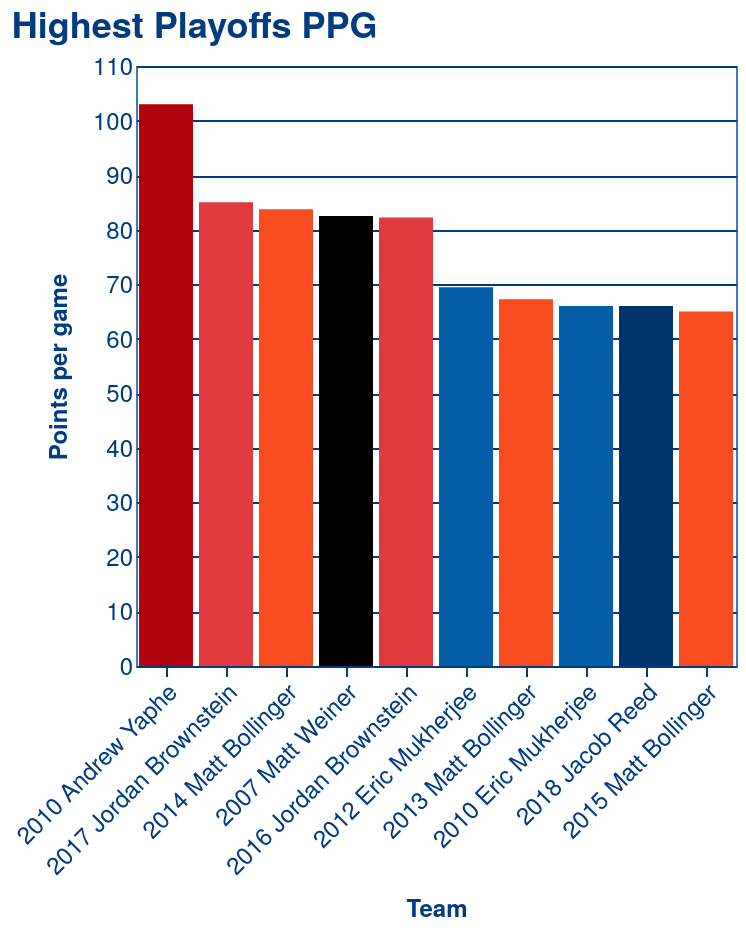

The Vega-Lite source for this figure:
### Vega-Lite specification from a JSON file in a GitHub repository (floating-point values rounded to 4 significant figures)
{"$schema": "https://vega.github.io/schema/vega-lite/v5.json", "config": {"axisX": {"domain": true, "domainColor": "#023B7F", "domainWidth": 1, "grid": false, "labelAngle": 0, "labelColor": "#023B7F", "labelFont": "Helvetica Neue", "labelFontSize": 12, "tickColor": "#023B7F", "titleColor": "#023B7F", "titleFont": "Helvetica Neue", "titleFontSize": 12, "titlePadding": 10}, "axisY": {"domain": false, "grid": true, "gridColor": "#023B7F", "gridWidth": 1, "labelAngle": 0, "labelColor": "#023B7F", "labelFont": "Helvetica Neue", "labelFontSize": 12, "ticks": false, "titleColor": "#023B7F", "titleFont": "Helvetica Neue", "titleFontSize": 12, "titlePadding": 10}, "mark": {"color": "#4279C1", "fill": "#7EB7FD"}, "title": {"anchor": "start", "color": "#023B7F", "font": "Helvetica Neue", "fontSize": 18}, "view": {"height": 300, "stroke": "#4279C1", "width": 300}}, "data": {"name": "data-c6b58a08fe9e100192b2b3676329a704"}, "datasets": {"data-c6b58a08fe9e100192b2b3676329a704": [{"PPG": 103.0, "player": "Andrew Yaphe", "ppg": 103.0, "team": "Stanford A", "team_tournament": "2010 Andrew Yaphe", "tournament": "ACF Nationals 2010"}, {"PPG": 66.0, "player": "Eric Mukherjee", "ppg": 66.0, "team": "Penn A", "team_tournament": "2010 Eric Mukherjee", "tournament": "ACF Nationals 2010"}, {"PPG": 69.44, "player": "Eric Mukherjee", "ppg": 69.44, "team": "Penn A", "team_tournament": "2012 Eric Mukherjee", "tournament": "ACF Nationals 2012"}, {"PPG": 66.0, "player": "Jacob Reed", "ppg": 66.0, "team": "Yale A", "team_tournament": "2018 Jacob Reed", "tournament": "ACF Nationals 2018"}, {"PPG": 82.22, "player": "Jordan Brownstein", "ppg": 82.22, "team": "Maryland A", "team_tournament": "2016 Jordan Brownstein", "tournament": "ACF Nationals 2016"}, {"PPG": 85.0, "player": "Jordan Brownstein", "ppg": 85.0, "team": "Maryland A", "team_tournament": "2017 Jordan Brownstein", "tournament": "ACF Nationals 2017"}, {"PPG": 67.22, "player": "Matt Bollinger", "ppg": 67.22, "team": "Virginia A", "team_tournament": "2013 Matt Bollinger", "tournament": "ACF Nationals 2013"}, {"PPG": 83.75, "player": "Matt Bollinger", "ppg": 83.75, "team": "Virginia A", "team_tournament": "2014 Matt Bollinger", "tournament": "ACF Nationals 2014"}, {"PPG": 65.0, "player": "Matt Bollinger", "ppg": 65.0, "team": "Virginia A", "team_tournament": "2015 Matt Bollinger", "tournament": "ACF Nationals 2015"}, {"PPG": 82.5, "player": "Matt Weiner", "ppg": 82.5, "team": "VCU A", "team_tournament": "2007 Matt Weiner", "tournament": "ACF Nationals 2007"}]}, "encoding": {"fill": {"field": "team", "legend": null, "scale": {"domain": ["Virginia A", "Penn A", "Yale A", "Stanford A", "Maryland A", "VCU A"], "range": ["#F84C1E", "#045ea7", "#00356B", "#B1040E", "#E03A3E", "#000000"]}, "title": "Team", "type": "nominal"}, "tooltip": [{"field": "player", "type": "nominal"}, {"field": "team", "type": "nominal"}, {"field": "tournament", "type": "nominal"}, {"field": "ppg", "type": "quantitative"}], "x": {"axis": {"labelAngle": 315}, "field": "team_tournament", "sort": {"field": "ppg", "order": "descending"}, "title": "Team", "type": "nominal"}, "y": {"field": "ppg", "title": "Points per game", "type": "quantitative"}}, "mark": "bar", "title": "Highest Playoffs PPG"}
